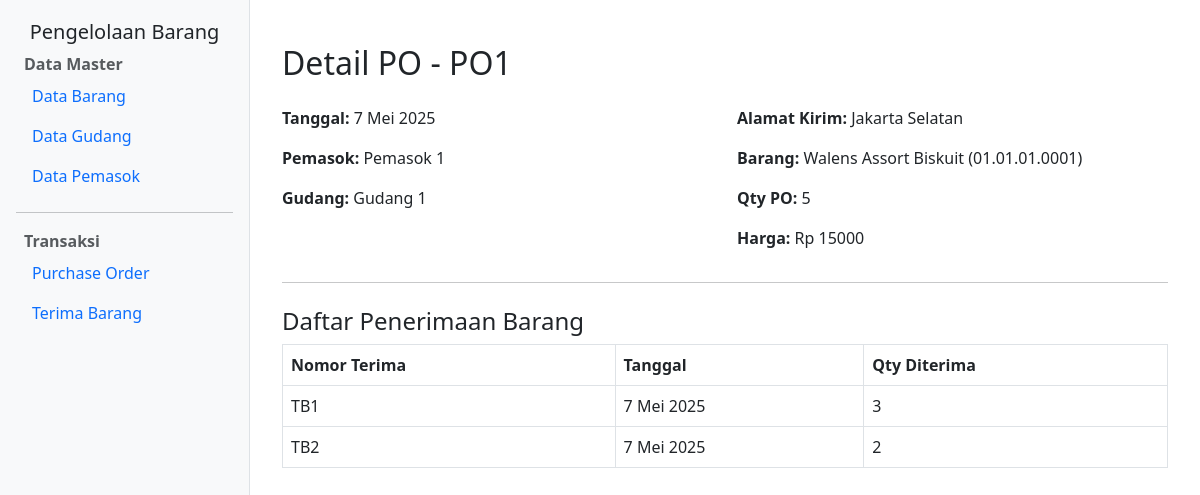
/po/detail/8/, run on the app's committed database.
### app_barang/models.py (models this page shows, shortened)
class PO(models.Model):
    nomor_po = models.CharField(max_length=50, unique=True, null=False, blank=False)
    tanggal = models.DateField(null=False, blank=False)
    pemasok = models.ForeignKey(Pemasok, on_delete=models.PROTECT, null=False)
    gudang = models.ForeignKey(Gudang, on_delete=models.PROTECT, null=False)
    alamat_kirim = models.TextField(null=False, blank=False)
    kode_barang = models.ForeignKey(Barang, on_delete=models.PROTECT, null=False)
    qty_po = models.PositiveIntegerField(null=False)
    harga = models.DecimalField(max_digits=12, decimal_places=2, null=False)
    qty_terima = models.PositiveIntegerField(default=0)

class Pemasok(models.Model):
    kode = models.CharField(max_length=50, null=False, unique=True)
    nama = models.CharField(max_length=100, null=False, blank=False)
    alamat = models.TextField(null=False, blank=False)

class Gudang(models.Model):
    kode = models.CharField(max_length=50, null=False, unique=True)
    nama = models.CharField(max_length=100, null=False, blank=False)
    alamat = models.TextField(null=False, blank=False)

class Barang(models.Model):
    TIPE_CHOICES = [
        ('G', 'General'),
        ('D', 'Detail'),
    ]
    kode = models.CharField(max_length=50, null=False, unique=True)
    nama = models.CharField(max_length=100, null=False, blank=False)
    tipe = models.CharField(max_length=1, choices=TIPE_CHOICES, null=False, blank=False)
    level = models.IntegerField(null=False, blank=False)
    induk = models.CharField(max_length=50, null=True, blank=True)
    satuan = models.CharField(max_length=20, null=True, blank=True)
    harga = models.DecimalField(max_digits=12, decimal_places=2, null=True, blank=True)
    qty_stok = models.PositiveIntegerField(default=0)

class TerimaBarang(models.Model):
    nomor_terima = models.CharField(max_length=50, unique=True, null=False)
    tanggal = models.DateField(null=False)
    nomor_po = models.ForeignKey(PO, on_delete=models.PROTECT, null=False)
    pemasok = models.CharField(max_length=100, null=False, blank=False)
    gudang = models.CharField(max_length=100, null=False, blank=False)
    kode_barang = models.CharField(max_length=100, null=False, blank=False)
    qty_terima = models.PositiveIntegerField(null=False)

### app_barang/views.py (the view)
# urls.py: path('po/detail/<int:pk>/', views.po_detail, name='po_detail'),
def po_detail(request, pk):
    po = get_object_or_404(PO, pk=pk)
    terima_list = TerimaBarang.objects.filter(nomor_po=po)
    return render(request, 'app_barang/po/po_detail.html', {
        'po': po,
        'terima_list': terima_list,
    })

### app_barang/templates/app_barang/po/po_detail.html
{% extends 'app_barang/layout/base.html' %}
{% block content %}
<div class="container mt-4">
  <h2>Detail PO - {{ po.nomor_po }}</h2>
  <div class="row mt-4">
    <div class="col-md-6">
      <p><strong>Tanggal:</strong> {{ po.tanggal }}</p>
      <p><strong>Pemasok:</strong> {{ po.pemasok.nama }}</p>
      <p><strong>Gudang:</strong> {{ po.gudang.nama }}</p>
    </div>
    <div class="col-md-6">
      <p><strong>Alamat Kirim:</strong> {{ po.alamat_kirim }}</p>
      <p><strong>Barang:</strong> {{ po.kode_barang.nama }} ({{ po.kode_barang.kode }})</p>
      <p><strong>Qty PO:</strong> {{ po.qty_po }}</p>
      <p><strong>Harga:</strong> Rp {{ po.harga|floatformat:0 }}</p>
    </div>
  </div>
  <hr>
  <h4 class="mt-4">Daftar Penerimaan Barang</h4>
  {% if terima_list %}
    <table class="table table-bordered mt-2">
      <thead>
        <tr>
          <th>Nomor Terima</th>
          <th>Tanggal</th>
          <th>Qty Diterima</th>
        </tr>
      </thead>
      <tbody>
        {% for terima in terima_list %}
        <tr>
          <td>{{ terima.nomor_terima }}</td>
          <td>{{ terima.tanggal }}</td>
          <td>{{ terima.qty_terima }}</td>
        </tr>
        {% endfor %}
      </tbody>
    </table>
  {% else %}
    <p class="text-muted">Belum ada barang diterima.</p>
  {% endif %}
</div>
{% endblock %}

### app_barang/templates/app_barang/layout/base.html (style rules this page uses)
body { min-height: 100vh; display: flex; }

### data on the page
PO: nomor_po "PO1", tanggal "7 Mei 2025", pemasok.nama "Pemasok 1", gudang.nama "Gudang 1", alamat_kirim "Jakarta Selatan", kode_barang.nama "Walens Assort Biskuit", kode_barang.kode "01.01.01.0001", qty_po "5", harga "15000"
TerimaBarang: nomor_terima "TB1", tanggal "7 Mei 2025", qty_terima "3"
TerimaBarang: nomor_terima "TB2", tanggal "7 Mei 2025", qty_terima "2"
